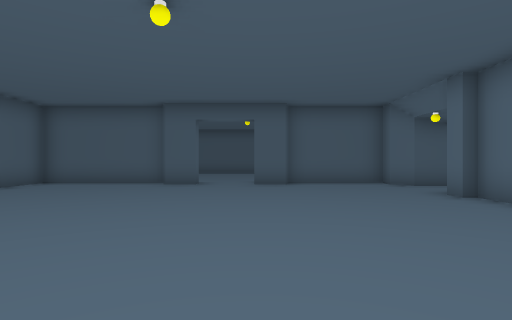
view 1 (above)

20 first-person views from a walk through a 3-D level made in the Unity game engine. The camera is 1.5 m above the floor, looks level and sees 80° across. The floor is counted in squares, 2 m on a side. Each view is taken from the middle of a square. On the plan, view 1 faces up. The plan holds only what a view shows up to about 10 squares ahead; the rest is blank. The place goes on beyond the plan. The player character is not drawn.

view 2
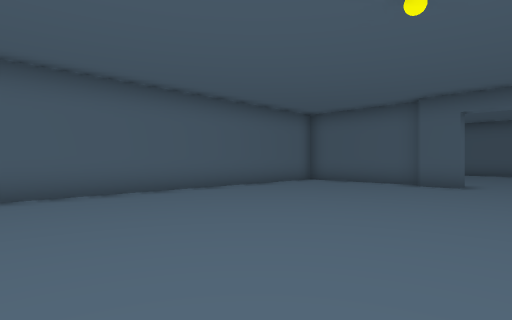

view 3
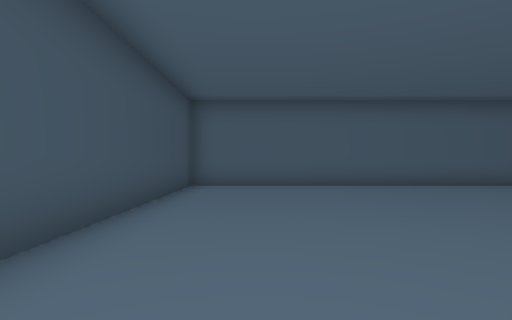

view 4
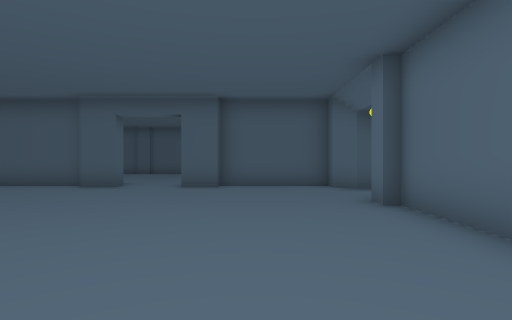

view 5
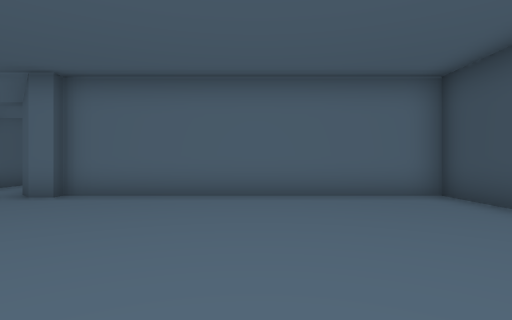

view 6
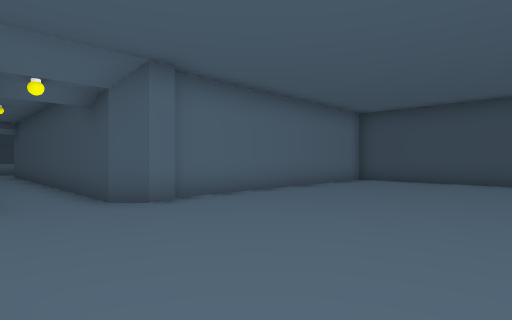

view 7
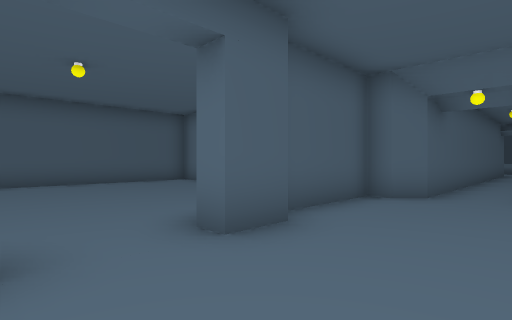

view 8
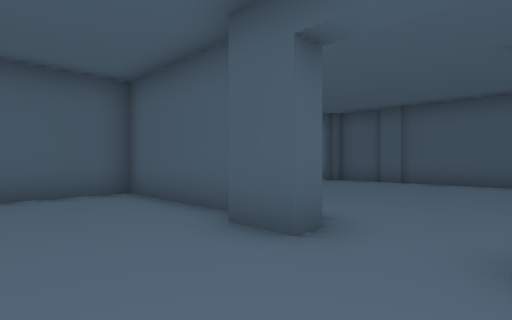

view 9
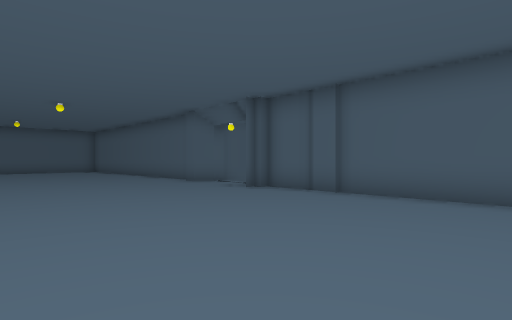

view 10
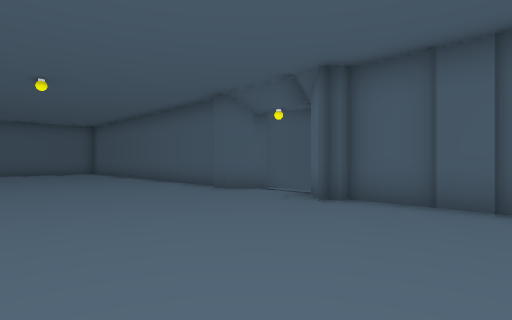

view 11
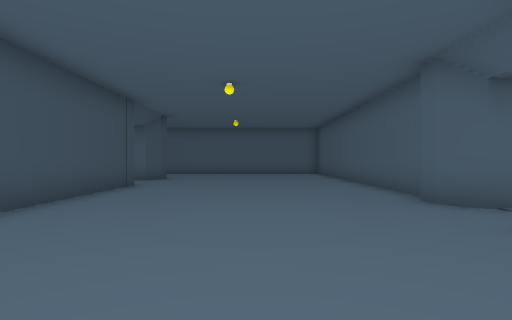

view 12
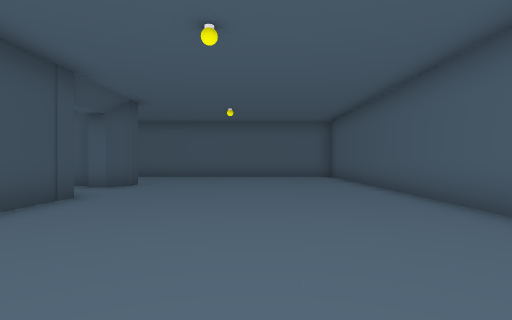

view 13
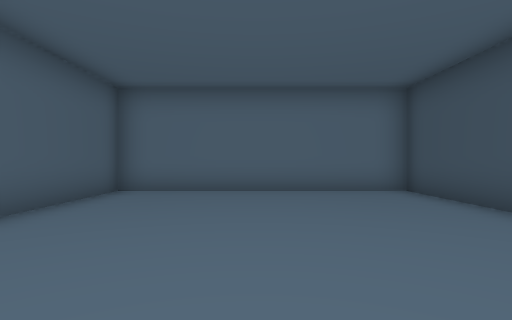

view 14
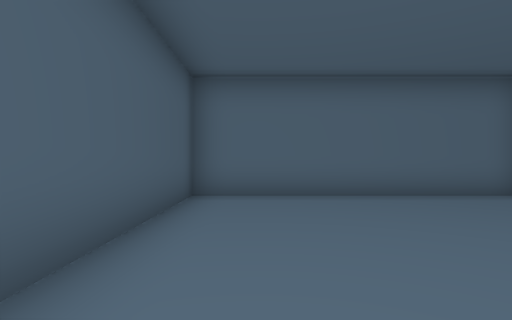

view 15
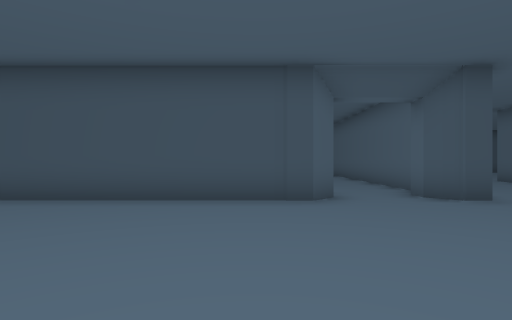

view 16
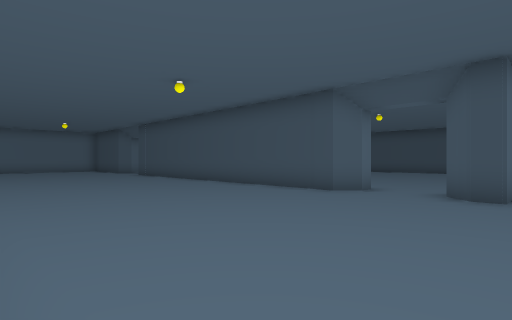

view 17
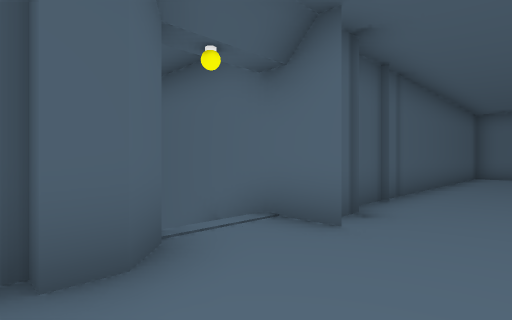

view 18
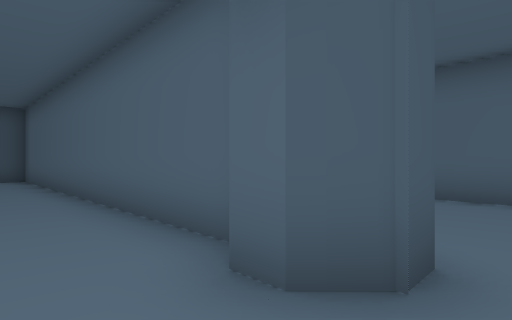

view 19
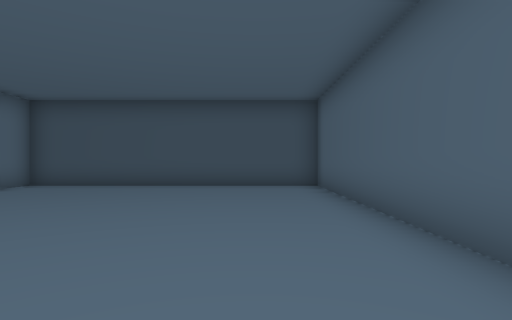

view 20
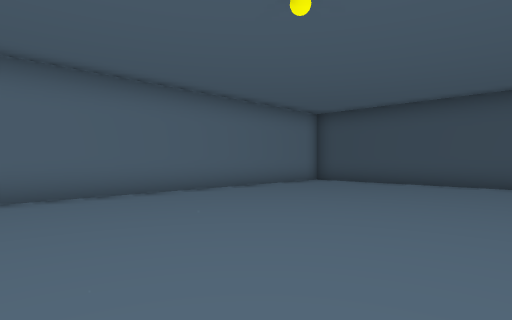

### Floor plan
Points are (right, up) in squares from view 1. A wall is a line through its corners. A room is listed if a view was taken in it or the views show most of it. See-through windows are left out.
Room 1 (views 1, 2, 3, 4, 5, 6, 7, 8)
walls: (-1.9, 9.4) (-2.9, 9.4); (1, 9.4) (-0.1, 9.4); (-2.9, 9.9) (-6.9, 9.9) (-6.9, -1.9) (4.4, -1.9) (4.4, 6) (4.1, 6) (4.1, 6.6) (4.6, 7) (10.4, 7); (4.1, 9.9) (0.9, 9.9); (10.4, 8.8) (4.6, 8.8) (4.1, 9.4)
ways out: opening at (-1, 10) to room 2
Room 2 (views 9, 10, 11, 12, 13, 14, 15, 16, 17, 18)
walls: (-6.9, 16.7) (-6.9, 21); (-5.7, 17) (-6.3, 17) (-6.9, 17.6); (-9.6, 17.4) (-17, 17.4); (-8.7, 18.1) (-8.7, 17.6) (-9.2, 17) (-9.7, 17); (-1.9, 10) (-1.9, 9.4); (-13.6, 9.4) (-13.6, 9.9) (-13.1, 10.4) (-7.2, 10.4); (-8.7, 20.4) (-8.7, 18.2); (-0.1, 9.4) (-0.1, 9.9); (1.3, 10.4) (4.4, 10.4) (4.4, 17.4) (-5.9, 17.4); (-16.4, 9.8) (-16.4, 10.4) (-15.8, 10.4) (-15.4, 9.9) (-15.4, 9.4)
ways out: opening at (-1, 10) to room 1; opening at (-14.5, 10) to room 3
Room 3 (views 19, 20)
walls: (-15.8, 9.2) (-15.8, -1.9) (-7.4, -1.9) (-7.4, 7.5)
ways out: opening at (-14.5, 10) to room 2

Positions as (right, up) in squares from view 1, and headings:
1: (0, 0), facing up
2: (0, 0), facing up-left
3: (2, 0), facing left
4: (2, 1), facing up
5: (-2, 2), facing right
6: (-1, 9), facing down-right
7: (-2, 7), facing up-right
8: (0, 7), facing up-left
9: (0, 11), facing up-left
10: (-3, 12), facing up-left
11: (-4, 14), facing left
12: (-7, 14), facing left
13: (-3, 14), facing right
14: (-2, 16), facing right
15: (-12, 16), facing down
16: (-17, 17), facing down-right
17: (-10, 15), facing up-right
18: (-14, 11), facing down-left
19: (-14, 7), facing down
20: (-14, 8), facing down-right
